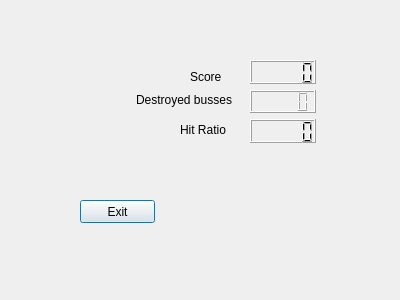
<?xml version="1.0" encoding="UTF-8"?>
<ui version="4.0">
 <class>Lopetusikkuna</class>
 <widget class="QDialog" name="Lopetusikkuna">
  <property name="geometry">
   <rect>
    <x>0</x>
    <y>0</y>
    <width>400</width>
    <height>300</height>
   </rect>
  </property>
  <property name="windowTitle">
   <string>Dialog</string>
  </property>
  <widget class="QLabel" name="Score">
   <property name="geometry">
    <rect>
     <x>190</x>
     <y>70</y>
     <width>47</width>
     <height>13</height>
    </rect>
   </property>
   <property name="text">
    <string>Score</string>
   </property>
  </widget>
  <widget class="QPushButton" name="exitButton">
   <property name="geometry">
    <rect>
     <x>80</x>
     <y>200</y>
     <width>75</width>
     <height>23</height>
    </rect>
   </property>
   <property name="text">
    <string>Exit</string>
   </property>
  </widget>
  <widget class="QLabel" name="label_2">
   <property name="geometry">
    <rect>
     <x>136</x>
     <y>90</y>
     <width>101</width>
     <height>20</height>
    </rect>
   </property>
   <property name="text">
    <string>Destroyed busses</string>
   </property>
  </widget>
  <widget class="QLabel" name="label_3">
   <property name="geometry">
    <rect>
     <x>180</x>
     <y>120</y>
     <width>51</width>
     <height>20</height>
    </rect>
   </property>
   <property name="text">
    <string>Hit Ratio</string>
   </property>
  </widget>
  <widget class="QWidget" name="layoutWidget">
   <property name="geometry">
    <rect>
     <x>250</x>
     <y>60</y>
     <width>66</width>
     <height>83</height>
    </rect>
   </property>
   <layout class="QVBoxLayout" name="verticalLayout">
    <item>
     <widget class="QLCDNumber" name="lcdScore"/>
    </item>
    <item>
     <widget class="QLCDNumber" name="lcdBusses">
      <property name="enabled">
       <bool>true</bool>
      </property>
      <property name="styleSheet">
       <string notr="true"/>
      </property>
     </widget>
    </item>
    <item>
     <widget class="QLCDNumber" name="lcdHitRatio"/>
    </item>
   </layout>
  </widget>
 </widget>
 <resources/>
 <connections/>
</ui>
